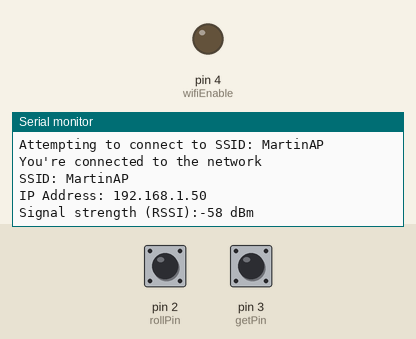
Recording of a sketch running on a simulated Arduino Mega 2560, built with avr-gcc and run on an emulated ATmega2560. On the bench: output pins drawn as LEDs (lit = HIGH), the last lines printed to the serial monitor. Inputs (shaded band) come from the test bench; at power-on: pin 2 (rollPin) LOW, pin 3 (getPin) LOW. WiFi joins after 1.5 s; servers stay silent unless stated; uploads are accepted with an empty reply; random numbers use the default seed unless the sketch sets one.

Above: at 2.7 s.
2.8 s: pin 2 (rollPin) pulsed HIGH 2 times (0.12 s each, 0.3 s apart)
At 4.3 s:
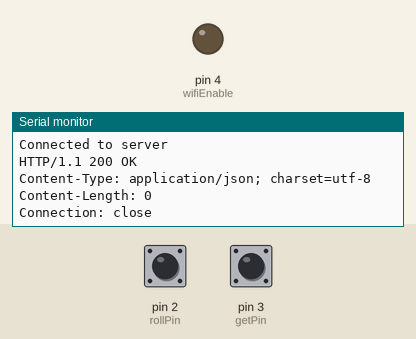
4.9 s: pin 3 (getPin) pulsed HIGH 2 times (0.12 s each, 0.3 s apart)
At 6.3 s:
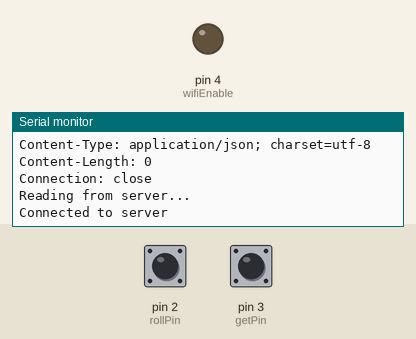

Measured:
- after the input at 2.8 s, the serial monitor: prints a new line after 0.12 s (image 1)
- after the input at 4.9 s, the serial monitor: prints a new line after 0.12 s (image 2)

The sketch:

dieGame.ino
```cpp
#include "WiFiEsp.h"
#include "SoftwareSerial.h"

SoftwareSerial Serial1(6, 7);
WiFiEspClient client;

#define rollPin 2
#define getPin 3
#define wifiEnable 4

// Declare and initialise global arrays for WiFi settings
const char ssid[] = "MartinAP";
const char pass[] = "qwertyui";
const char server[] = "primat.se";
const String hostname = "primat.se";
const String email = "mrtn.karlsson@gmail.com";
const String xid = "martin";
const String uri = "/services/data/timmie.nilsson@stud.stu.se-Timmie.csv";
const String senduri = "/services/sendform.aspx?xdata=" + email + "|" + xid + "|";
const int port = 80;

String line;
String roll;
// Declare and initialise variable for radio status
int status = WL_IDLE_STATUS;

int die = 0, rollCount = 0;
boolean press = false;
int rolls = 0, int_num = 0;
String dataDie, num;

void setup()
{
    pinMode(rollPin, INPUT);
    pinMode(getPin, INPUT);
    pinMode(wifiEnable, OUTPUT);

    Serial.begin(115200);
    Serial1.begin(9600);

    // Initialize ESP module
    WiFi.init(&Serial1);
    //digitalWrite(wifiEnable,HIGH);
    // Check for the presence of the shield

    if (WiFi.status() == WL_NO_SHIELD)
    {
        Serial.println("WiFi shield not present");

        // Don't continue
        while (true)
            ;
    }

    // Attempt to connect to WiFi network
    while (status != WL_CONNECTED)
    {
        Serial.print("Attempting to connect to SSID: ");
        Serial.println(ssid);

        // Connect to WPA/WPA2 network
        status = WiFi.begin(ssid, pass);
    }

    Serial.println("You're connected to the network");

    printWifiStatus();
    Serial.println();
}

void loop()
{

    while (digitalRead(rollPin) == HIGH)
    {
        press = true;
    }
    if (press)
    {
        rollDie();
        rollCount = rollCount + 1;
        press = false;
        dataDie = String(die);

        sendData();
        delay(1000);
    }
    while (digitalRead(getPin) == HIGH)
    {
        press = true;
    }
    if (press)
    {
        press = false;
        readData();
        delay(1000);
        rollCount = 0;

        if (line == "P1")
        {
            if (die > int_num)
            {
                Serial.println("I'm the winner!");
                Serial.print("My Roll: ");
                Serial.println(die);
                Serial.print("Your Roll: ");
                Serial.print(int_num);
            }
            else if (die < int_num)
            {
                Serial.println("You are the winner!");
                Serial.print("My Roll: ");
                Serial.println(die);
                Serial.print("Your Roll: ");
                Serial.print(int_num);
            }
            else
            {
                Serial.println("Even!");
                Serial.print("My Roll: ");
                Serial.println(die);
                Serial.print("Your Roll: ");
                Serial.print(int_num);
            }
        }
        else
        {
            Serial.println("P2 needs to roll first!");
            delay(2000);
        }
    }
}

void rollDie()
{
    randomSeed(analogRead(A0));
    die = random(1, 7);
}

void readData()
{
    Serial.println();
    Serial.println("Reading from server...");
    // if you get a connection, report back via serial
    if (client.connect(server, port))
    {
        Serial.println("Connected to server");
        delay(50);
        // Make a HTTP request
        client.println("GET " + uri + " HTTP/1.1");
        client.println("Host: " + hostname);
        client.println("Connection: close");
        client.println();
    }
    /* if there are incoming bytes available
     * from the server, read them and print them */
    while (client.available() == 0)
    {
        delay(5);
    }
    while (client.available())
    {
        line = client.readStringUntil(',');
        line = client.readStringUntil('=');
        num = client.readStringUntil(',');
        int_num = num.toInt();
        roll = client.readStringUntil('\n');
    }
    /* Serial.println(line);
        Serial.println(num);
        Serial.println(roll);
        Serial.println("End of Read func"); */
}

void sendData()
{

    Serial.println();
    Serial.println("Sending to server...");
    // if you get a connection, report back via serial
    if (client.connect(server, port))
    {
        Serial.println("Connected to server");
        delay(50);
        client.println("GET " + senduri + "P1=" + dataDie + "," + "Roll=" + rollCount + " HTTP/1.1");
        client.println("Host: " + hostname);
        client.println("Connection: close");
        client.println();
    }

    while (client.available() == 0)
    {
        delay(5);
    }
    while (client.available())
    {
        char cLine = client.read();
        Serial.write(cLine);
    }
    delay(500);
    if (!client.connected())
    {
        client.stop();
    }
}

void wifiInit()
{
    // Initialize ESP module
    WiFi.init(&Serial1);

    // Check for the presence of the shield
    if (WiFi.status() == WL_NO_SHIELD)
    {
        Serial.println("WiFi shield not present");

        // Don't continue
        while (true)
            ;
    }

    // Attempt to connect to WiFi network
    while (status != WL_CONNECTED)
    {
        Serial.print("Attempting to connect to SSID: ");
        Serial.println(ssid);

        // Connect to WPA/WPA2 network
        status = WiFi.begin(ssid, pass);
    }

    Serial.println("You're connected to the network");

    printWifiStatus();
    Serial.println();
}

void printWifiStatus()
{
    // print the SSID of the network you're attached to
    Serial.print("SSID: ");
    Serial.println(WiFi.SSID());

    // print your WiFi shield's IP address
    IPAddress ip = WiFi.localIP();
    Serial.print("IP Address: ");
    Serial.println(ip);

    // print the received signal strength
    long rssi = WiFi.RSSI();
    Serial.print("Signal strength (RSSI):");
    Serial.print(rssi);
    Serial.println(" dBm");
}
```
